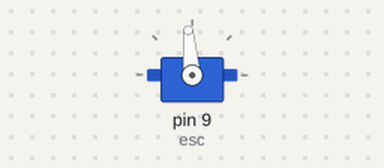
Bench run of a sketch on a simulated Arduino Uno, built with avr-gcc and run on an emulated ATmega328P. Shown: servo.

Above: at 0.05 s.
At 0.4 s:
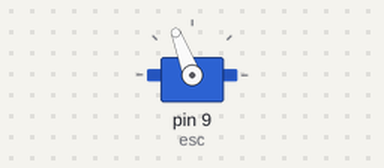
At 0.75 s:
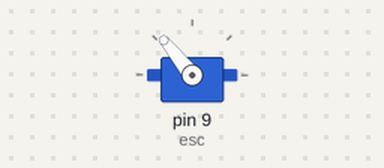
At 6.0 s:
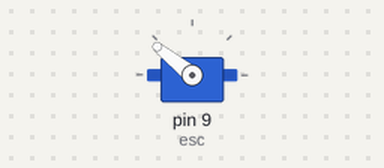
Timing chart, 0 to 7.8 s (numbered marks = the images above):
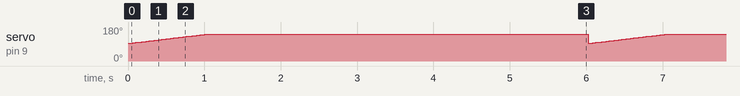

Measured:
- by itself, servo on pin 9 (esc): ramps from 93° to 141° and jumps back, once every 6.0 s

The sketch:

esc_test_pin9.ino
```cpp
#include <Servo.h>

Servo esc; // Create a servo object to control the ESC

void setup() {
  esc.attach(9); // Attach the ESC signal cable to pin 9
}

void loop() {
  int speed = 1500; // Set the speed (microseconds). 1500 is usually the midpoint (stop for a bidirectional ESC).
  // esc.writeMicroseconds(speed); // Send the speed to the ESC

  // Example: Increase speed gradually
  for (speed = 1500; speed <= 2000; speed += 10) {
    esc.writeMicroseconds(speed);
    delay(20);
  }

  delay(5000);

  // // Example: Decrease speed gradually
  // for (speed = 2000; speed >= 1000; speed -= 10) {
  //   esc.writeMicroseconds(speed);
  //   delay(20);
  // }
}
```
